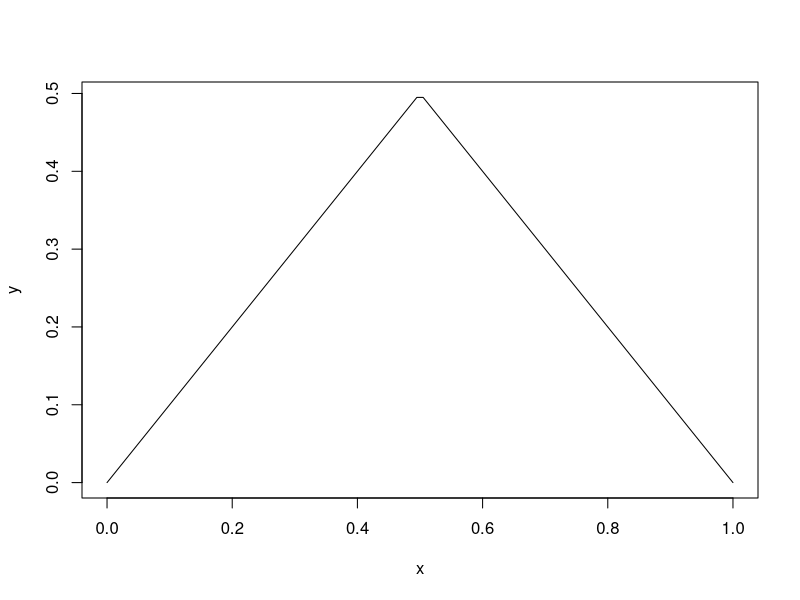
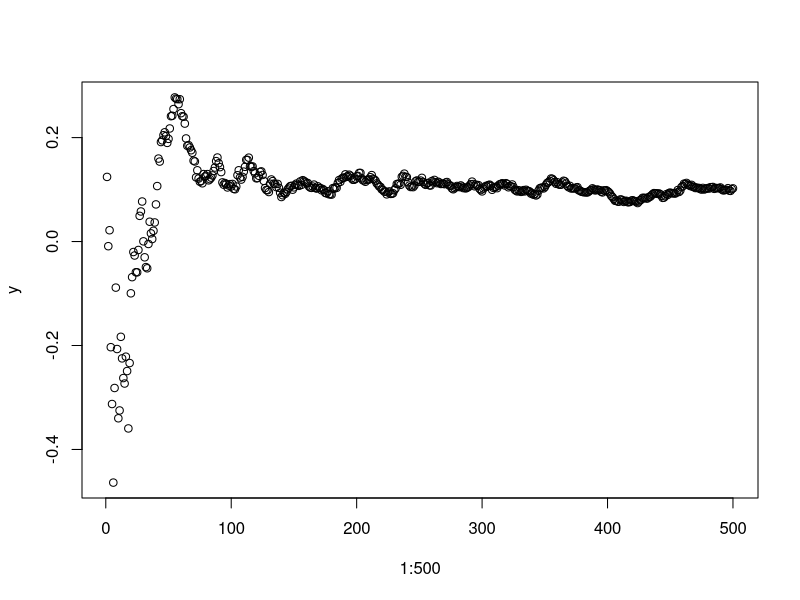
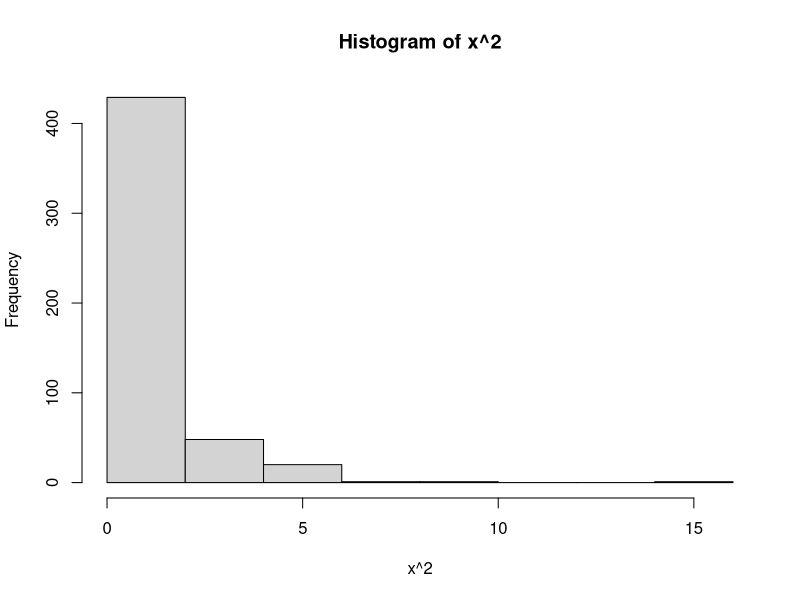

The R source for these figures, in order:
##


## Homework 1

## Triangle distribution
f <- function(x, c=4){
  if(0<x & x<1/2) return(c*x)
  if(1/2<x & x<1) return(c*(1-x))
  return(0)
}
x <- seq(0,1, len=100)
y <- sapply(x, f, c=1)
plot(x,y, type='l')

## Piecewise integration: P(0<x<1)
F1 <- function(x) 4*x^2/2
F2 <- function(x) 4*x-4*x^2/2
p1 <- F1(1/2)-F1(0)
p2 <- F2(1)-F2(1/2)
p1+p2
## Integration P(.35 < x < .98)
p1 <- F1(1/2)-F1(.35)
p2 <- F2(.98)-F2(1/2)
p1+p2

## 1.2
mean(rnorm(1e5)< -5)
pnorm(-5, 0,1)

x <- rnorm(500)
y <- sapply(1:500, function(n) mean(x[1:n]))
plot(1:500, y)
hist(x^2)
mean(x^2)
mean(x)^2
